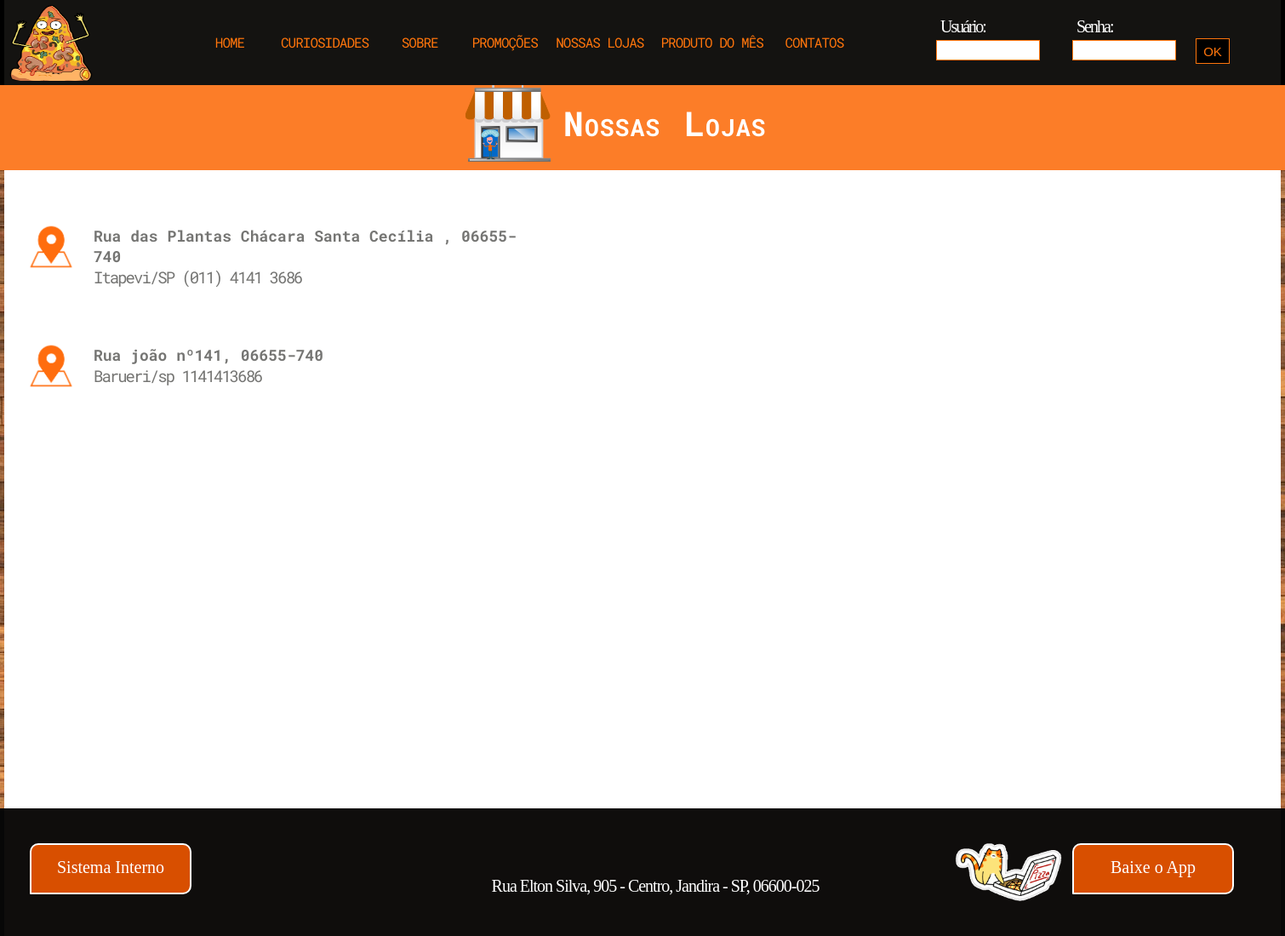
/paginas/nossasLojas.php, run on the app's committed database.
### tables this page shows
CREATE TABLE `tbllojas` (
  `codigo` int(11) NOT NULL AUTO_INCREMENT,
  `endereco` varchar(3000) NOT NULL,
  `cep` varchar(9) NOT NULL,
  `cidade` varchar(500) NOT NULL,
  `siglaestado` varchar(2) NOT NULL,
  `telefone` varchar(15) DEFAULT NULL,
  `status` tinyint(4) DEFAULT '1',
  PRIMARY KEY (`codigo`)
);

CREATE TABLE `tblimglojas` (
  `codigo` int(11) NOT NULL AUTO_INCREMENT,
  `foto` varchar(3000) NOT NULL,
  `status` tinyint(4) NOT NULL DEFAULT '0',
  PRIMARY KEY (`codigo`)
);

### paginas/nossasLojas.php (the view, shortened to what this page needs)
<!DOCTYPE html>
<html lang="pt-br">
    <head>
        <link rel="stylesheet" type="text/css" href="../css/padronizacao.css">
        <link rel="stylesheet" type="text/css" href="../css/nossaLojas.css">
    </head>
    <body>
       <?php
         if(!file_exists(require_once('header.php')))
         require_once('header.php');
        ?>
        <div class="nossas_lojas_titulo">
           <div class="conteudo center">
               <div class="img_loja">
                  <img src="../img/loja.png" alt="loja" title="loja" class="img">
               </div>
               <h1>
                   Nossas Lojas
               </h1>
            </div>
        </div>
        <div class="container_endereco_telefone">
            <div class="conteudo center">
                <div class="endereco_telefone">
                   <?php
                     $conexao = conexaoMysql();
                     $sql = "SELECT * FROM tbllojas WHERE status <> 0";
                     $select = mysqli_query($conexao, $sql);
                     $sql = "SELECT * FROM tblimglojas WHERE status = 1";
                     $select1 = mysqli_query($conexao, $sql);
                     $rsIcone = mysqli_fetch_array($select1);
                     $icone = $rsIcone['foto'];
                     while($rsLojas = mysqli_fetch_array($select)){
                   ?>
                    <div class="localizacao">
                        <div class="img_localizacao">
                            <img src="../img/<?=$icone?>" class="img" alt="icone_localizacao" title="icone_localizacao">
                        </div>
                        <div class="txt_endereco_loja">
                            <h2>
                                 <?php
                                    echo($rsLojas['endereco'].", ".$rsLojas['cep']);
                                 ?>
                            </h2>
                            <p>
                               <?php
                                 echo($rsLojas['cidade']."/".$rsLojas['siglaestado']." ".$rsLojas['telefone']);
                               ?>
                           </p>
                        </div>
                   </div>
                   <?php
                      }
                   ?>
                </div>
            </div>
        </div>
         <?php
           if(!file_exists(require_once('footer.php')))
           require_once('footer.php');
         ?>
    </body>
</html>

### css/padronizacao.css (style rules this page uses)
* { margin: 0px; padding: 0px; }
.conteudo { width: 1500px; height: inherit; display: table; background-color: white; }
.center { margin-left: auto; margin-right: auto; }
p { font-family: consolas; font-size: 20px; margin-left: 5px; letter-spacing: -2px; }
.img { width: inherit; height: inherit; }

### css/nossaLojas.css (style rules this page uses)
.nossas_lojas_titulo { width: 100%; height: 100px; padding-top: 100px; background-color: #fc7d28; }
.nossas_lojas_titulo .conteudo { background-color: #fc7d28; }
.img_loja { width: 100px; height: 90px; float: left; margin-left: 542px; }
h1 { width: 300px; height: 90px; float: left; color: #fff; word-spacing: 3px; letter-spacing: 1px; font-size: 40px; line-height: 90px; margin-left: 15px; font-variant: small-caps; font-family: 'Roboto Mono', monospace; }
.container_endereco_telefone { width: 100%; height: 750px; display: table; background-image: url(../img/planodefundo.png); }
.endereco_telefone { width: inherit; height: inherit; display: flex; flex-direction: column; flex-wrap: wrap; justify-content: flex-start; }
.localizacao { width: 600px; height: 100px; margin-top: 40px; margin-left: 25px; }
.img_localizacao { width: 60px; height: 60px; padding-top: 20px; float: left; cursor: pointer; }
.txt_endereco_loja { width: 520px; height: 70px; float: left; margin-left: 15px; margin-top: 25px; }
.txt_endereco_loja h2 { font-size: 18px; font-family: 'Roboto Mono', monospace; color: #757573; padding-left: 5px; }
.txt_endereco_loja p { font-size: 19px; font-family: 'Roboto Mono', monospace; color: #757573; }

### data on the page
tbllojas: tblimglojas.foto (picture), endereco "Rua das Plantas Chácara Santa Cecília", cep "06655-740", cidade "Itapevi", siglaestado "SP", telefone "(011) 4141 3686"
tbllojas: tblimglojas.foto (picture), endereco "Rua joão nº141", cep "06655-740", cidade "Barueri", siglaestado "sp", telefone "1141413686"
